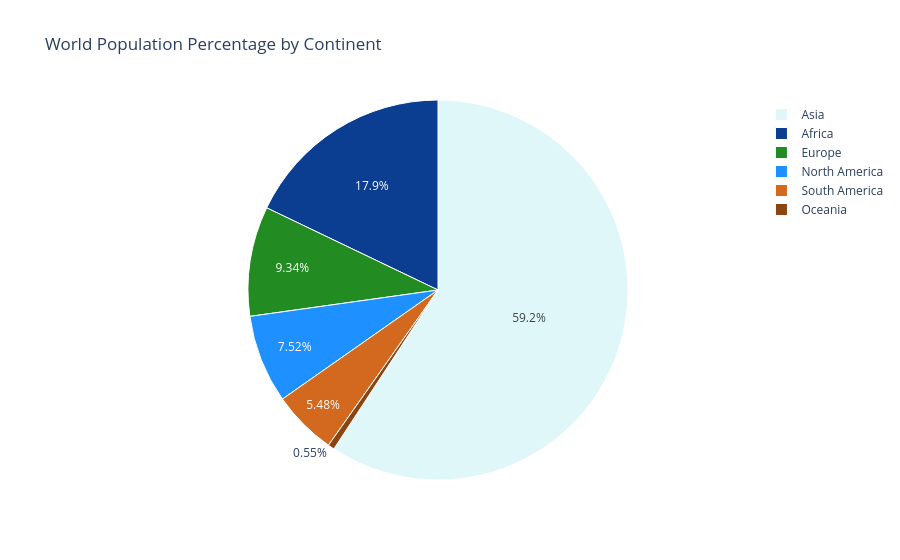

The code cell stored with this chart in its notebook:
### Code cell
# Create the pie chart
 fig = go.Figure(data=[go.Pie(labels=continent_population_percentage['Continent'],values=continent_population_percentage['World Population Percentage'])])
 # Update layout
 fig.update_layout(
 title='World Population Percentage by Continent',
 template='plotly',
 paper_bgcolor='rgba(255,255,255,0)', # Set the paper background color to transparent
 plot_bgcolor='rgba(255,255,255,0)'# Set the plot background color to transparent
 )
 # Update pie colors
 fig.update_traces(marker=dict(colors=custom_palette, line=dict(color='#FFFFFF',
 width=1)))
 # Show the plot
 fig.show()

### Figure 1 — Plotly figure (JSON) as saved in the notebook; plotly's stock layout.template omitted (floating-point values rounded to 4 significant figures)
{"data": [{"labels": ["Africa", "Asia", "Europe", "North America", "Oceania", "South America"], "marker": {"colors": ["#0b3d91", "#e0f7fa", "#228b22", "#1e90ff", "#8B4513", "#D2691E", "#DAA520", "#556B2F"], "line": {"color": "#FFFFFF", "width": 1}}, "type": "pie", "values": [17.87, 59.19, 9.33, 7.51, 0.55, 5.48]}], "layout": {"paper_bgcolor": "rgba(255,255,255,0)", "plot_bgcolor": "rgba(255,255,255,0)", "title": {"text": "World Population Percentage by Continent"}}}
